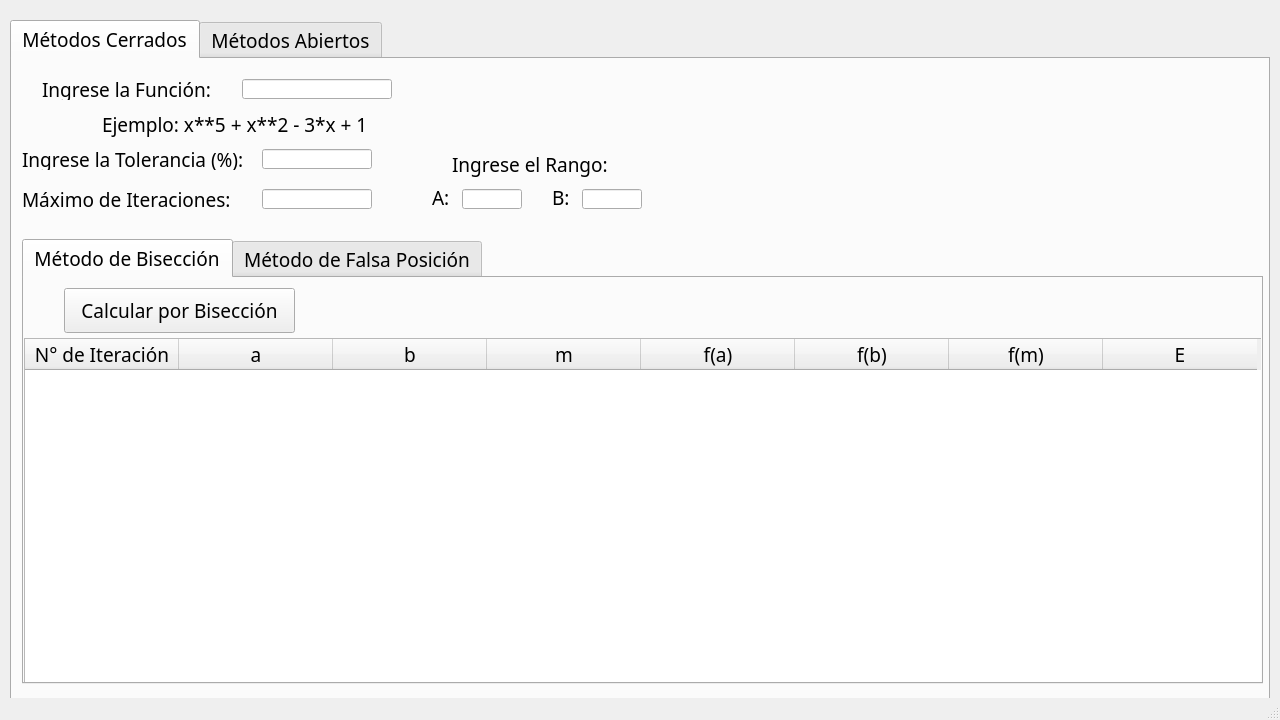
<?xml version="1.0" encoding="UTF-8"?>
<ui version="4.0">
 <class>MainWindow</class>
 <widget class="QMainWindow" name="MainWindow">
  <property name="geometry">
   <rect>
    <x>0</x>
    <y>0</y>
    <width>1280</width>
    <height>720</height>
   </rect>
  </property>
  <property name="windowTitle">
   <string>Métodos Numéricos</string>
  </property>
  <widget class="QWidget" name="centralwidget">
   <widget class="QTabWidget" name="tabWidget">
    <property name="geometry">
     <rect>
      <x>10</x>
      <y>20</y>
      <width>1260</width>
      <height>690</height>
     </rect>
    </property>
    <property name="font">
     <font>
      <family>Montserrat Medium</family>
      <pointsize>14</pointsize>
      <italic>false</italic>
     </font>
    </property>
    <property name="currentIndex">
     <number>0</number>
    </property>
    <widget class="QWidget" name="tab">
     <attribute name="title">
      <string>Métodos Cerrados</string>
     </attribute>
     <widget class="QLabel" name="label">
      <property name="geometry">
       <rect>
        <x>30</x>
        <y>20</y>
        <width>191</width>
        <height>21</height>
       </rect>
      </property>
      <property name="font">
       <font>
        <family>Montserrat Medium</family>
        <pointsize>14</pointsize>
        <italic>false</italic>
       </font>
      </property>
      <property name="text">
       <string>Ingrese la Función:</string>
      </property>
     </widget>
     <widget class="QLineEdit" name="txtFuncionMC">
      <property name="geometry">
       <rect>
        <x>230</x>
        <y>20</y>
        <width>150</width>
        <height>20</height>
       </rect>
      </property>
      <property name="font">
       <font>
        <family>Montserrat Medium</family>
        <pointsize>14</pointsize>
        <italic>false</italic>
       </font>
      </property>
     </widget>
     <widget class="QLabel" name="label_2">
      <property name="geometry">
       <rect>
        <x>440</x>
        <y>90</y>
        <width>171</width>
        <height>31</height>
       </rect>
      </property>
      <property name="font">
       <font>
        <family>Montserrat Medium</family>
        <pointsize>14</pointsize>
        <italic>false</italic>
       </font>
      </property>
      <property name="text">
       <string>Ingrese el Rango:</string>
      </property>
     </widget>
     <widget class="QLabel" name="label_3">
      <property name="geometry">
       <rect>
        <x>420</x>
        <y>130</y>
        <width>21</width>
        <height>16</height>
       </rect>
      </property>
      <property name="font">
       <font>
        <family>Montserrat Medium</family>
        <pointsize>14</pointsize>
        <italic>false</italic>
       </font>
      </property>
      <property name="text">
       <string>A:</string>
      </property>
     </widget>
     <widget class="QLineEdit" name="txtA">
      <property name="geometry">
       <rect>
        <x>450</x>
        <y>130</y>
        <width>60</width>
        <height>20</height>
       </rect>
      </property>
      <property name="font">
       <font>
        <family>Montserrat Medium</family>
        <pointsize>14</pointsize>
        <italic>false</italic>
       </font>
      </property>
     </widget>
     <widget class="QLineEdit" name="txtB">
      <property name="geometry">
       <rect>
        <x>570</x>
        <y>130</y>
        <width>60</width>
        <height>20</height>
       </rect>
      </property>
      <property name="font">
       <font>
        <family>Montserrat Medium</family>
        <pointsize>14</pointsize>
        <italic>false</italic>
       </font>
      </property>
     </widget>
     <widget class="QLabel" name="label_7">
      <property name="geometry">
       <rect>
        <x>540</x>
        <y>130</y>
        <width>21</width>
        <height>16</height>
       </rect>
      </property>
      <property name="font">
       <font>
        <family>Montserrat Medium</family>
        <pointsize>14</pointsize>
        <italic>false</italic>
       </font>
      </property>
      <property name="text">
       <string>B:</string>
      </property>
     </widget>
     <widget class="QLabel" name="label_8">
      <property name="geometry">
       <rect>
        <x>10</x>
        <y>90</y>
        <width>241</width>
        <height>21</height>
       </rect>
      </property>
      <property name="font">
       <font>
        <family>Montserrat Medium</family>
        <pointsize>14</pointsize>
        <italic>false</italic>
       </font>
      </property>
      <property name="text">
       <string>Ingrese la Tolerancia (%):</string>
      </property>
     </widget>
     <widget class="QLineEdit" name="txtToleranciaMC">
      <property name="geometry">
       <rect>
        <x>250</x>
        <y>90</y>
        <width>110</width>
        <height>20</height>
       </rect>
      </property>
      <property name="font">
       <font>
        <family>Montserrat Medium</family>
        <pointsize>14</pointsize>
        <italic>false</italic>
       </font>
      </property>
     </widget>
     <widget class="QLabel" name="label_9">
      <property name="geometry">
       <rect>
        <x>10</x>
        <y>130</y>
        <width>231</width>
        <height>20</height>
       </rect>
      </property>
      <property name="font">
       <font>
        <family>Montserrat Medium</family>
        <pointsize>14</pointsize>
        <italic>false</italic>
       </font>
      </property>
      <property name="text">
       <string>Máximo de Iteraciones:</string>
      </property>
     </widget>
     <widget class="QLineEdit" name="txtNIteracionesMC">
      <property name="geometry">
       <rect>
        <x>250</x>
        <y>130</y>
        <width>110</width>
        <height>20</height>
       </rect>
      </property>
      <property name="font">
       <font>
        <family>Montserrat Medium</family>
        <pointsize>14</pointsize>
        <italic>false</italic>
       </font>
      </property>
     </widget>
     <widget class="QTabWidget" name="tabWidget_2">
      <property name="geometry">
       <rect>
        <x>10</x>
        <y>180</y>
        <width>1241</width>
        <height>445</height>
       </rect>
      </property>
      <property name="font">
       <font>
        <family>Montserrat Medium</family>
        <pointsize>14</pointsize>
        <italic>false</italic>
       </font>
      </property>
      <property name="currentIndex">
       <number>0</number>
      </property>
      <widget class="QWidget" name="tab_5">
       <attribute name="title">
        <string>Método de Bisección</string>
       </attribute>
       <widget class="QTableWidget" name="twBiseccion">
        <property name="geometry">
         <rect>
          <x>0</x>
          <y>60</y>
          <width>1240</width>
          <height>350</height>
         </rect>
        </property>
        <property name="font">
         <font>
          <family>Montserrat Medium</family>
          <pointsize>14</pointsize>
          <italic>false</italic>
         </font>
        </property>
        <property name="columnCount">
         <number>8</number>
        </property>
        <attribute name="horizontalHeaderCascadingSectionResizes">
         <bool>true</bool>
        </attribute>
        <attribute name="horizontalHeaderDefaultSectionSize">
         <number>154</number>
        </attribute>
        <attribute name="horizontalHeaderHighlightSections">
         <bool>false</bool>
        </attribute>
        <attribute name="horizontalHeaderStretchLastSection">
         <bool>false</bool>
        </attribute>
        <column>
         <property name="text">
          <string>N° de Iteración</string>
         </property>
         <property name="font">
          <font>
           <bold>false</bold>
          </font>
         </property>
        </column>
        <column>
         <property name="text">
          <string>a</string>
         </property>
        </column>
        <column>
         <property name="text">
          <string>b</string>
         </property>
        </column>
        <column>
         <property name="text">
          <string>m</string>
         </property>
        </column>
        <column>
         <property name="text">
          <string>f(a)</string>
         </property>
        </column>
        <column>
         <property name="text">
          <string>f(b)</string>
         </property>
        </column>
        <column>
         <property name="text">
          <string>f(m)</string>
         </property>
        </column>
        <column>
         <property name="text">
          <string>E</string>
         </property>
        </column>
       </widget>
       <widget class="QPushButton" name="btnCalcularBiseccion">
        <property name="geometry">
         <rect>
          <x>40</x>
          <y>10</y>
          <width>231</width>
          <height>45</height>
         </rect>
        </property>
        <property name="font">
         <font>
          <family>Montserrat Medium</family>
          <pointsize>14</pointsize>
          <italic>false</italic>
         </font>
        </property>
        <property name="text">
         <string>Calcular por Bisección</string>
        </property>
       </widget>
      </widget>
      <widget class="QWidget" name="tab_6">
       <attribute name="title">
        <string>Método de Falsa Posición</string>
       </attribute>
       <widget class="QTableWidget" name="twFalsaPosicion">
        <property name="geometry">
         <rect>
          <x>0</x>
          <y>60</y>
          <width>1240</width>
          <height>350</height>
         </rect>
        </property>
        <property name="font">
         <font>
          <family>Montserrat Medium</family>
          <pointsize>14</pointsize>
          <italic>false</italic>
         </font>
        </property>
        <property name="columnCount">
         <number>8</number>
        </property>
        <attribute name="horizontalHeaderCascadingSectionResizes">
         <bool>true</bool>
        </attribute>
        <attribute name="horizontalHeaderDefaultSectionSize">
         <number>154</number>
        </attribute>
        <attribute name="horizontalHeaderHighlightSections">
         <bool>false</bool>
        </attribute>
        <attribute name="horizontalHeaderStretchLastSection">
         <bool>false</bool>
        </attribute>
        <column>
         <property name="text">
          <string>N° de Iteración</string>
         </property>
         <property name="font">
          <font>
           <bold>false</bold>
          </font>
         </property>
        </column>
        <column>
         <property name="text">
          <string>a</string>
         </property>
        </column>
        <column>
         <property name="text">
          <string>b</string>
         </property>
        </column>
        <column>
         <property name="text">
          <string>Xr</string>
         </property>
        </column>
        <column>
         <property name="text">
          <string>f(a)</string>
         </property>
        </column>
        <column>
         <property name="text">
          <string>f(b)</string>
         </property>
        </column>
        <column>
         <property name="text">
          <string>f(Xr)</string>
         </property>
        </column>
        <column>
         <property name="text">
          <string>E</string>
         </property>
        </column>
       </widget>
       <widget class="QPushButton" name="btnCalcularFalsaPosicion">
        <property name="geometry">
         <rect>
          <x>40</x>
          <y>10</y>
          <width>271</width>
          <height>45</height>
         </rect>
        </property>
        <property name="font">
         <font>
          <family>Montserrat Medium</family>
          <pointsize>14</pointsize>
          <italic>false</italic>
         </font>
        </property>
        <property name="text">
         <string>Calcular por Falsa Posición</string>
        </property>
       </widget>
      </widget>
     </widget>
     <widget class="QLabel" name="label_10">
      <property name="geometry">
       <rect>
        <x>90</x>
        <y>50</y>
        <width>271</width>
        <height>31</height>
       </rect>
      </property>
      <property name="font">
       <font>
        <family>Montserrat Medium</family>
        <pointsize>14</pointsize>
        <italic>false</italic>
       </font>
      </property>
      <property name="text">
       <string>Ejemplo: x**5 + x**2 - 3*x + 1</string>
      </property>
     </widget>
    </widget>
    <widget class="QWidget" name="tab_2">
     <attribute name="title">
      <string>Métodos Abiertos</string>
     </attribute>
     <widget class="QTabWidget" name="tabWidget_3">
      <property name="geometry">
       <rect>
        <x>10</x>
        <y>180</y>
        <width>1241</width>
        <height>445</height>
       </rect>
      </property>
      <property name="currentIndex">
       <number>0</number>
      </property>
      <widget class="QWidget" name="tab_3">
       <attribute name="title">
        <string>Método del punto fijo</string>
       </attribute>
       <widget class="QPushButton" name="btnCalcularPuntoFijo">
        <property name="geometry">
         <rect>
          <x>40</x>
          <y>10</y>
          <width>241</width>
          <height>45</height>
         </rect>
        </property>
        <property name="font">
         <font>
          <family>Montserrat Medium</family>
          <pointsize>14</pointsize>
          <italic>false</italic>
         </font>
        </property>
        <property name="text">
         <string>Calcular por Punto Fijo</string>
        </property>
       </widget>
       <widget class="QTableWidget" name="twPuntoFijo">
        <property name="geometry">
         <rect>
          <x>0</x>
          <y>60</y>
          <width>1240</width>
          <height>350</height>
         </rect>
        </property>
        <property name="font">
         <font>
          <family>Montserrat Medium</family>
          <pointsize>14</pointsize>
          <italic>false</italic>
         </font>
        </property>
        <property name="columnCount">
         <number>4</number>
        </property>
        <attribute name="horizontalHeaderCascadingSectionResizes">
         <bool>true</bool>
        </attribute>
        <attribute name="horizontalHeaderDefaultSectionSize">
         <number>154</number>
        </attribute>
        <attribute name="horizontalHeaderHighlightSections">
         <bool>false</bool>
        </attribute>
        <attribute name="horizontalHeaderStretchLastSection">
         <bool>false</bool>
        </attribute>
        <column>
         <property name="text">
          <string>N° de iteración</string>
         </property>
        </column>
        <column>
         <property name="text">
          <string>Xo</string>
         </property>
        </column>
        <column>
         <property name="text">
          <string>Xi</string>
         </property>
        </column>
        <column>
         <property name="text">
          <string>E</string>
         </property>
        </column>
       </widget>
       <widget class="QLabel" name="label_14">
        <property name="geometry">
         <rect>
          <x>360</x>
          <y>10</y>
          <width>361</width>
          <height>21</height>
         </rect>
        </property>
        <property name="font">
         <font>
          <family>Montserrat Medium</family>
          <pointsize>14</pointsize>
          <italic>false</italic>
         </font>
        </property>
        <property name="text">
         <string>Para obtener resultado satisfactorios</string>
        </property>
       </widget>
       <widget class="QLabel" name="label_15">
        <property name="geometry">
         <rect>
          <x>360</x>
          <y>30</y>
          <width>361</width>
          <height>21</height>
         </rect>
        </property>
        <property name="font">
         <font>
          <family>Montserrat Medium</family>
          <pointsize>14</pointsize>
          <italic>false</italic>
         </font>
        </property>
        <property name="text">
         <string>ingrese la función despejada</string>
        </property>
       </widget>
      </widget>
      <widget class="QWidget" name="tab_4">
       <attribute name="title">
        <string>Método de Newton Raphson</string>
       </attribute>
       <widget class="QPushButton" name="btnCalcularNewtonRaphson">
        <property name="geometry">
         <rect>
          <x>40</x>
          <y>10</y>
          <width>311</width>
          <height>45</height>
         </rect>
        </property>
        <property name="font">
         <font>
          <family>Montserrat Medium</family>
          <pointsize>14</pointsize>
          <italic>false</italic>
         </font>
        </property>
        <property name="text">
         <string>Calcular por Newton Raphson</string>
        </property>
       </widget>
       <widget class="QTableWidget" name="twNewtonRaphson">
        <property name="geometry">
         <rect>
          <x>0</x>
          <y>60</y>
          <width>1240</width>
          <height>350</height>
         </rect>
        </property>
        <property name="font">
         <font>
          <family>Montserrat Medium</family>
          <pointsize>14</pointsize>
          <italic>false</italic>
         </font>
        </property>
        <property name="columnCount">
         <number>4</number>
        </property>
        <attribute name="horizontalHeaderCascadingSectionResizes">
         <bool>true</bool>
        </attribute>
        <attribute name="horizontalHeaderDefaultSectionSize">
         <number>154</number>
        </attribute>
        <attribute name="horizontalHeaderHighlightSections">
         <bool>false</bool>
        </attribute>
        <attribute name="horizontalHeaderStretchLastSection">
         <bool>false</bool>
        </attribute>
        <column>
         <property name="text">
          <string>N de iteracion</string>
         </property>
        </column>
        <column>
         <property name="text">
          <string>Xr</string>
         </property>
        </column>
        <column>
         <property name="text">
          <string>Xo</string>
         </property>
        </column>
        <column>
         <property name="text">
          <string>Error</string>
         </property>
        </column>
       </widget>
      </widget>
      <widget class="QWidget" name="tab_7">
       <attribute name="title">
        <string>Método de la Secante</string>
       </attribute>
       <widget class="QPushButton" name="btnCalcularSecante">
        <property name="geometry">
         <rect>
          <x>40</x>
          <y>10</y>
          <width>311</width>
          <height>45</height>
         </rect>
        </property>
        <property name="font">
         <font>
          <family>Montserrat Medium</family>
          <pointsize>14</pointsize>
          <italic>false</italic>
         </font>
        </property>
        <property name="text">
         <string>Calcular por Secante</string>
        </property>
       </widget>
       <widget class="QTableWidget" name="twSecante">
        <property name="geometry">
         <rect>
          <x>0</x>
          <y>60</y>
          <width>1240</width>
          <height>350</height>
         </rect>
        </property>
        <property name="font">
         <font>
          <family>Montserrat Medium</family>
          <pointsize>14</pointsize>
          <italic>false</italic>
         </font>
        </property>
        <property name="columnCount">
         <number>0</number>
        </property>
        <attribute name="horizontalHeaderCascadingSectionResizes">
         <bool>true</bool>
        </attribute>
        <attribute name="horizontalHeaderDefaultSectionSize">
         <number>154</number>
        </attribute>
        <attribute name="horizontalHeaderHighlightSections">
         <bool>false</bool>
        </attribute>
        <attribute name="horizontalHeaderStretchLastSection">
         <bool>false</bool>
        </attribute>
       </widget>
      </widget>
      <widget class="QWidget" name="tab_8">
       <attribute name="title">
        <string>Método de la Secante Modificada</string>
       </attribute>
       <widget class="QPushButton" name="btnCalcularSecanteModificada">
        <property name="geometry">
         <rect>
          <x>40</x>
          <y>10</y>
          <width>331</width>
          <height>45</height>
         </rect>
        </property>
        <property name="font">
         <font>
          <family>Montserrat Medium</family>
          <pointsize>14</pointsize>
          <italic>false</italic>
         </font>
        </property>
        <property name="text">
         <string>Calcular por Secante Modificada</string>
        </property>
       </widget>
       <widget class="QTableWidget" name="twSecanteModificada">
        <property name="geometry">
         <rect>
          <x>0</x>
          <y>60</y>
          <width>1240</width>
          <height>350</height>
         </rect>
        </property>
        <property name="font">
         <font>
          <family>Montserrat Medium</family>
          <pointsize>14</pointsize>
          <italic>false</italic>
         </font>
        </property>
        <property name="columnCount">
         <number>0</number>
        </property>
        <attribute name="horizontalHeaderCascadingSectionResizes">
         <bool>true</bool>
        </attribute>
        <attribute name="horizontalHeaderDefaultSectionSize">
         <number>154</number>
        </attribute>
        <attribute name="horizontalHeaderHighlightSections">
         <bool>false</bool>
        </attribute>
        <attribute name="horizontalHeaderStretchLastSection">
         <bool>false</bool>
        </attribute>
       </widget>
      </widget>
     </widget>
     <widget class="QLineEdit" name="txtFuncionMA">
      <property name="geometry">
       <rect>
        <x>230</x>
        <y>10</y>
        <width>150</width>
        <height>20</height>
       </rect>
      </property>
      <property name="font">
       <font>
        <family>Montserrat Medium</family>
        <pointsize>14</pointsize>
        <italic>false</italic>
       </font>
      </property>
     </widget>
     <widget class="QLabel" name="label_11">
      <property name="geometry">
       <rect>
        <x>10</x>
        <y>120</y>
        <width>231</width>
        <height>20</height>
       </rect>
      </property>
      <property name="font">
       <font>
        <family>Montserrat Medium</family>
        <pointsize>14</pointsize>
        <italic>false</italic>
       </font>
      </property>
      <property name="text">
       <string>Máximo de Iteraciones:</string>
      </property>
     </widget>
     <widget class="QLabel" name="label_12">
      <property name="geometry">
       <rect>
        <x>10</x>
        <y>80</y>
        <width>241</width>
        <height>21</height>
       </rect>
      </property>
      <property name="font">
       <font>
        <family>Montserrat Medium</family>
        <pointsize>14</pointsize>
        <italic>false</italic>
       </font>
      </property>
      <property name="text">
       <string>Ingrese la Tolerancia (%):</string>
      </property>
     </widget>
     <widget class="QLineEdit" name="txtNIteracionesMA">
      <property name="geometry">
       <rect>
        <x>250</x>
        <y>120</y>
        <width>110</width>
        <height>20</height>
       </rect>
      </property>
      <property name="font">
       <font>
        <family>Montserrat Medium</family>
        <pointsize>14</pointsize>
        <italic>false</italic>
       </font>
      </property>
     </widget>
     <widget class="QLineEdit" name="txtToleranciaMA">
      <property name="geometry">
       <rect>
        <x>250</x>
        <y>80</y>
        <width>110</width>
        <height>20</height>
       </rect>
      </property>
      <property name="font">
       <font>
        <family>Montserrat Medium</family>
        <pointsize>14</pointsize>
        <italic>false</italic>
       </font>
      </property>
     </widget>
     <widget class="QLabel" name="label_13">
      <property name="geometry">
       <rect>
        <x>90</x>
        <y>40</y>
        <width>271</width>
        <height>31</height>
       </rect>
      </property>
      <property name="font">
       <font>
        <family>Montserrat Medium</family>
        <pointsize>14</pointsize>
        <italic>false</italic>
       </font>
      </property>
      <property name="text">
       <string>Ejemplo: x**5 + x**2 - 3*x + 1</string>
      </property>
     </widget>
     <widget class="QLabel" name="label_4">
      <property name="geometry">
       <rect>
        <x>30</x>
        <y>10</y>
        <width>191</width>
        <height>21</height>
       </rect>
      </property>
      <property name="font">
       <font>
        <family>Montserrat Medium</family>
        <pointsize>14</pointsize>
        <italic>false</italic>
       </font>
      </property>
      <property name="text">
       <string>Ingrese la Función:</string>
      </property>
     </widget>
     <widget class="QLabel" name="label_5">
      <property name="geometry">
       <rect>
        <x>380</x>
        <y>70</y>
        <width>301</width>
        <height>31</height>
       </rect>
      </property>
      <property name="text">
       <string>Ingrese la aproximación Inicial:</string>
      </property>
     </widget>
     <widget class="QLabel" name="label_6">
      <property name="geometry">
       <rect>
        <x>450</x>
        <y>120</y>
        <width>49</width>
        <height>16</height>
       </rect>
      </property>
      <property name="text">
       <string>Xo:</string>
      </property>
     </widget>
     <widget class="QLineEdit" name="txtAproximacionInicial">
      <property name="geometry">
       <rect>
        <x>490</x>
        <y>120</y>
        <width>113</width>
        <height>21</height>
       </rect>
      </property>
     </widget>
    </widget>
   </widget>
  </widget>
  <widget class="QMenuBar" name="menubar">
   <property name="geometry">
    <rect>
     <x>0</x>
     <y>0</y>
     <width>1280</width>
     <height>33</height>
    </rect>
   </property>
  </widget>
  <widget class="QStatusBar" name="statusbar"/>
 </widget>
 <resources/>
 <connections/>
</ui>
